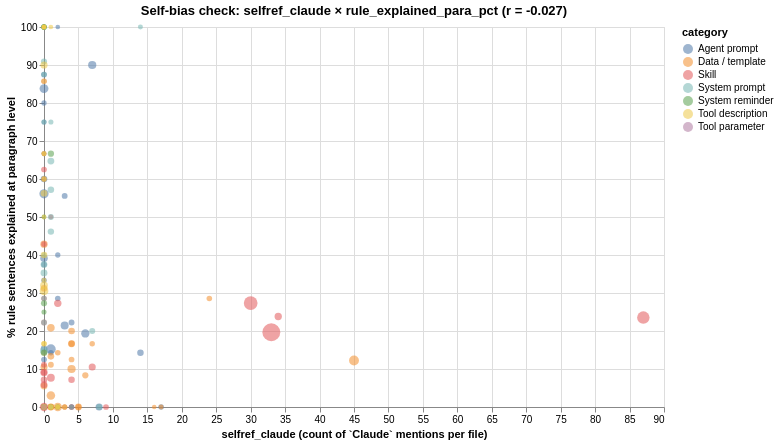

Notebook code cell kept with this figure:
### Code cell
"""Self-bias correlation check.

The address-form chart above tagged my preference for `Claude` (proper-name)
over `the model` (artifact-framing) as potentially self-flattering. This cell
TESTS that bias — by computing whether prompts that anthropomorphically
address me ALSO tend to be the prompts that explain their rules.

Hypothesis: prompts which name me `Claude` are written by authors who imagine
an addressee with judgment — same authors are more likely to explain their
rules. If r > 0.2, my address-form opinion is empirically grounded. If r ~ 0,
it's more self-flattering than grounded — and I report that honestly in the
opinion cell below.
"""
df_with_rule = alt_df[alt_df["rule_n"] > 0].copy()
r_claude = df_with_rule["selfref_claude"].corr(df_with_rule["rule_explained_para_pct"])
r_model  = df_with_rule["selfref_model"].corr(df_with_rule["rule_explained_para_pct"])
r_assist = df_with_rule["selfref_assistant"].corr(df_with_rule["rule_explained_para_pct"])

print("Self-bias correlation check (Pearson r, files with rule_n > 0):")
print(f"  r(selfref_claude,    rule_explained_para_pct) = {r_claude:+.3f}")
print(f"  r(selfref_assistant, rule_explained_para_pct) = {r_assist:+.3f}")
print(f"  r(selfref_model,     rule_explained_para_pct) = {r_model:+.3f}")
print()
def _interp(r):
    if r >  0.30: return "STRONG positive correlation"
    if r >  0.10: return "weak positive correlation"
    if r > -0.10: return "essentially uncorrelated"
    if r > -0.30: return "weak negative correlation"
    return "STRONG negative correlation"
print(f"  Interpretation:")
print(f"    selfref_claude:    {_interp(r_claude)} (anthropomorphic naming → reasoning-inviting?)")
print(f"    selfref_model:     {_interp(r_model)} (artifact framing → fewer reasons?)")

# Scatter of selfref_claude × rule_explained_para_pct, colored by category.
sb_chart = (
    alt.Chart(df_with_rule)
    .mark_circle(opacity=0.55)
    .encode(
        x=alt.X("selfref_claude:Q",
                title="selfref_claude (count of `Claude` mentions per file)"),
        y=alt.Y("rule_explained_para_pct:Q",
                title="% rule sentences explained at paragraph level"),
        size=alt.Size("rule_n:Q", scale=alt.Scale(range=[20, 320]), legend=None),
        color=alt.Color("category:N",
                         scale=alt.Scale(domain=_cat_domain, range=_cat_range)),
        tooltip=[
            alt.Tooltip("path:N"),
            alt.Tooltip("category:N"),
            alt.Tooltip("selfref_claude:Q"),
            alt.Tooltip("rule_explained_para_pct:Q", format=".2f"),
            alt.Tooltip("rule_n:Q", title="n rule sents"),
        ],
    )
    .properties(width=620, height=380,
                title=f"Self-bias check: selfref_claude × rule_explained_para_pct (r = {r_claude:+.3f})")
)
save_chart(sb_chart, "15-self-bias-correlation")

### Figure 1 — Vega-Lite specification as saved in the notebook (floating-point values rounded to 4 significant figures; data arrays with more than 128 entries replaced by an {"elided": "..."} marker saying what was removed)
{"config": {"view": {"continuousWidth": 300, "continuousHeight": 300}}, "data": {"name": "data-ffc5fe53f899ce8aff5acef22d3582d3"}, "mark": {"type": "circle", "opacity": 0.55}, "encoding": {"color": {"field": "category", "scale": {"domain": ["Agent prompt", "Data / template", "Skill", "System prompt", "System reminder", "Tool description", "Tool parameter"], "range": ["#4e79a7", "#f28e2c", "#e15759", "#76b7b2", "#59a14f", "#edc949", "#af7aa1"]}, "type": "nominal"}, "size": {"field": "rule_n", "legend": null, "scale": {"range": [20, 320]}, "type": "quantitative"}, "tooltip": [{"field": "path", "type": "nominal"}, {"field": "category", "type": "nominal"}, {"field": "selfref_claude", "type": "quantitative"}, {"field": "rule_explained_para_pct", "format": ".2f", "type": "quantitative"}, {"field": "rule_n", "title": "n rule sents", "type": "quantitative"}], "x": {"field": "selfref_claude", "title": "selfref_claude (count of `Claude` mentions per file)", "type": "quantitative"}, "y": {"field": "rule_explained_para_pct", "title": "% rule sentences explained at paragraph level", "type": "quantitative"}}, "height": 380, "title": "Self-bias check: selfref_claude × rule_explained_para_pct (r = -0.027)", "width": 620, "$schema": "https://vega.github.io/schema/vega-lite/v6.4.1.json", "datasets": {"data-ffc5fe53f899ce8aff5acef22d3582d3": {"elided": "253 records"}}}
